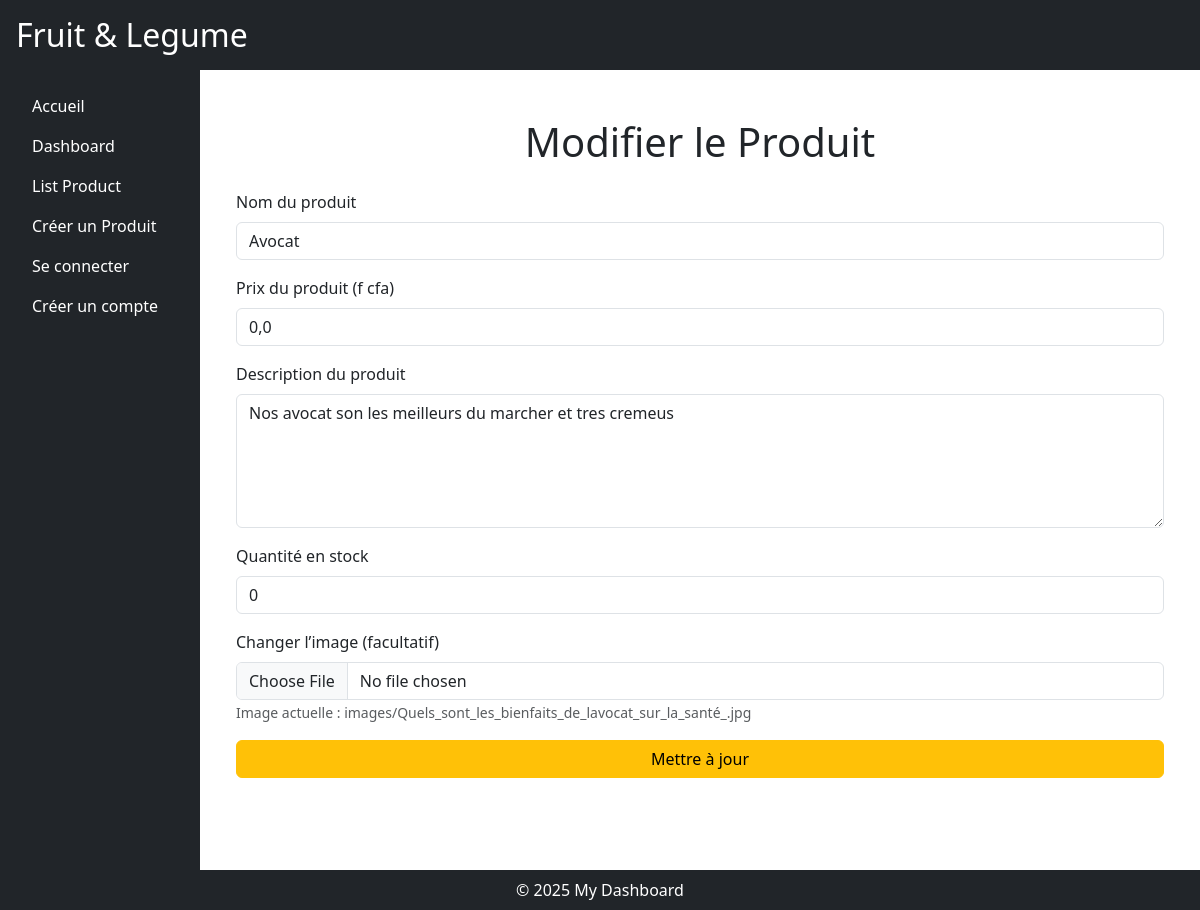
Before: /produit/2/update/ with the older database file.
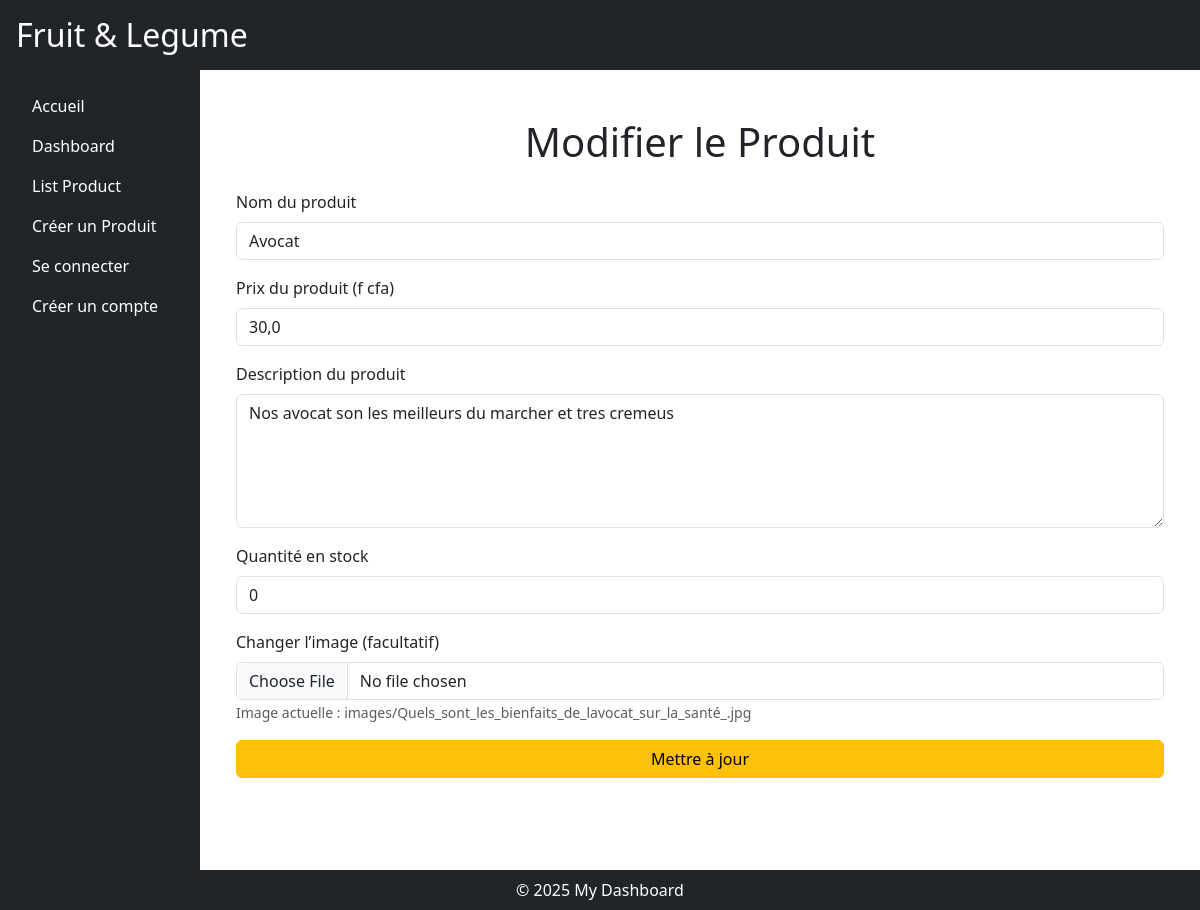
After: the same page with the newer database file.
### produit/models.py (models this page shows, shortened)
class Produit(models.Model):
    nom = models.CharField(max_length=255)
    description = models.TextField(null=True, blank=True)
    prix = models.FloatField()
    image = models.ImageField(upload_to='images/')
    quantite = models.IntegerField(default=0)  # <-- Ajouté ici correctement

### produit/views.py (the view, shortened to what this page needs)
# urls.py: path('produit/<int:pk>/update/', UpdateProduit.as_view(), name='product_update'),  # Mise à jour d'un produit
class UpdateProduit(View):
    def get(self, request, pk):
        produit = get_object_or_404(Produit, pk=pk)
        return render(request, 'produit/update_produit.html', {'produit': produit})

### templates/produit/update_produit.html (shortened to what this page needs)
{% extends 'Dashboard/base.html' %}
{% block content %}
<div class="container mt-5">
    <h1 class="text-center mb-4">Modifier le Produit</h1>
    <form action="{% url 'produit:product_update' produit.id %}" method="POST" enctype="multipart/form-data">
        <div class="mb-3">
            <label for="nom" class="form-label">Nom du produit</label>
            <input type="text" id="nom" name="nom" class="form-control" value="{{ produit.nom }}" required>
        </div>
        <div class="mb-3">
            <label for="prix" class="form-label">Prix du produit (f cfa)</label>
            <input type="text" id="prix" name="prix" class="form-control" value="{{ produit.prix }}" required>
        </div>
        <div class="mb-3">
            <label for="description" class="form-label">Description du produit</label>
            <textarea name="description" id="description" class="form-control" rows="5" required>{{ produit.description }}</textarea>
        </div>
        <div class="mb-3">
            <label for="quantite" class="form-label">Quantité en stock</label>
            <input type="number" id="quantite" name="quantite" class="form-control" value="{{ produit.quantite }}" required>
        </div>
        <div class="mb-3">
            <label for="image" class="form-label">Changer l’image (facultatif)</label>
            <input type="file" name="image" id="image" class="form-control">
            {% if produit.image %}
                <small class="form-text text-muted">Image actuelle : {{ produit.image.name }}</small>
            {% endif %}
        </div>
        <button type="submit" class="btn btn-warning w-100">Mettre à jour</button>
    </form>
</div>
{% endblock %}

### templates/Dashboard/base.html (shortened to what this page needs)
<!DOCTYPE html>
<html lang="en">
<head>
    {% include 'Dashboard/_includes/_meta.html' %}
</head>
<body>
    {% include 'Dashboard/_includes/_header.html' %}
    <div class="container-fluid">
        <div class="row">
            {% include 'Dashboard/_includes/_sidebar.html' %}
            <main class="col-md-9 ms-sm-auto col-lg-10 px-md-4 content">
                {% block content %}{% endblock %}
            </main>
        </div>
    </div>
    {% include 'Dashboard/_includes/_footer.html' %}
</body>
</html>

### templates/Dashboard/_includes/_meta.html (shortened to what this page needs)
{% load static %}
    <link href="{% static 'css/bootstrap.min.css' %}" rel="stylesheet">
    <link href="https://cdn.jsdelivr.net/npm/bootstrap@5.3.2/dist/css/bootstrap.min.css" rel="stylesheet">

### templates/Dashboard/_includes/_header.html
{% load static %}
<header class="bg-dark text-white p-3">
  <h2 class="m-0">Fruit & Legume</h2>
</header>

### templates/Dashboard/_includes/_sidebar.html
<nav class="col-md-3 col-lg-2 d-md-block bg-dark sidebar p-3">
  <ul class="nav flex-column">
      <li class="nav-item"><a class="nav-link text-white" href="{% url 'produit:home_view' %}">Accueil</a></li>
      <li class="nav-item"><a class="nav-link text-white" href="{% url 'produit:dashboard_home_page' %}">Dashboard</a></li>
      <li class="nav-item"><a class="nav-link text-white" href="{% url 'produit:list_product' %}">List Product</a></li>
      <li class="nav-item"><a class="nav-link text-white" href="{% url 'produit:create_produit' %}">Créer un Produit</a></li>
      {% if user.is_authenticated %}
        <li class="nav-item">
          <a class="nav-link text-white" href="{% url 'authentification:logout' %}">Déconnexion</a>
        </li>
      {% else %}
        <li class="nav-item"><a class="nav-link text-white" href="{% url 'authentification:login' %}">Se connecter</a></li>
        <li class="nav-item"><a class="nav-link text-white" href="{% url 'authentification:register' %}">Créer un compte</a></li>
      {% endif %}
  </ul>
</nav>

### templates/Dashboard/_includes/_footer.html
<footer class="bg-dark text-white text-center p-2">
    © 2025 My Dashboard
</footer>

### templates/Dashboard/_includes/_meta.html (style rules this page uses)
body { min-height: 100vh; display: flex; flex-direction: column; }
.content { flex: 1; }
.sidebar { min-height: 100vh; background-color: #343a40; color: white; }

Changed rows visible on the page:
changed Produit "images/Quels_sont_les_bienfaits_de_lavocat_sur_la_santé_.jpg": prix "0,0" → "30,0"
